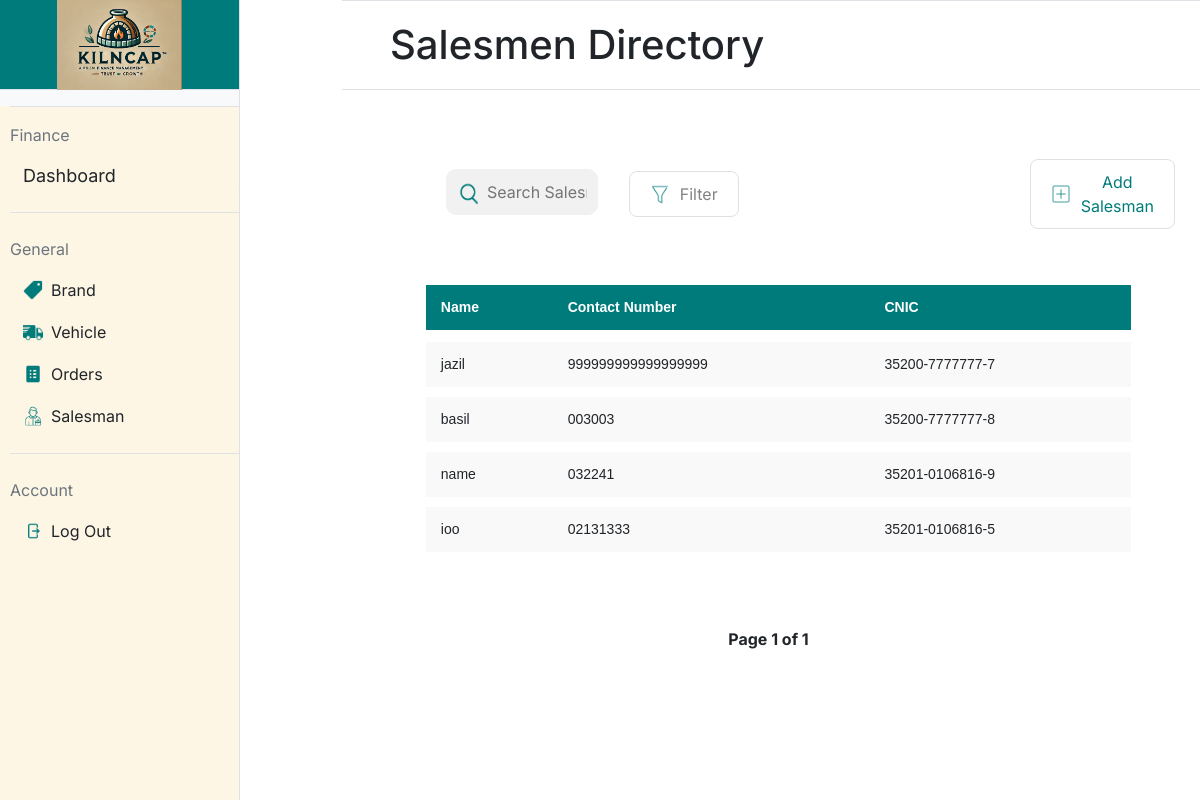
Page /salesman on the earlier database version.
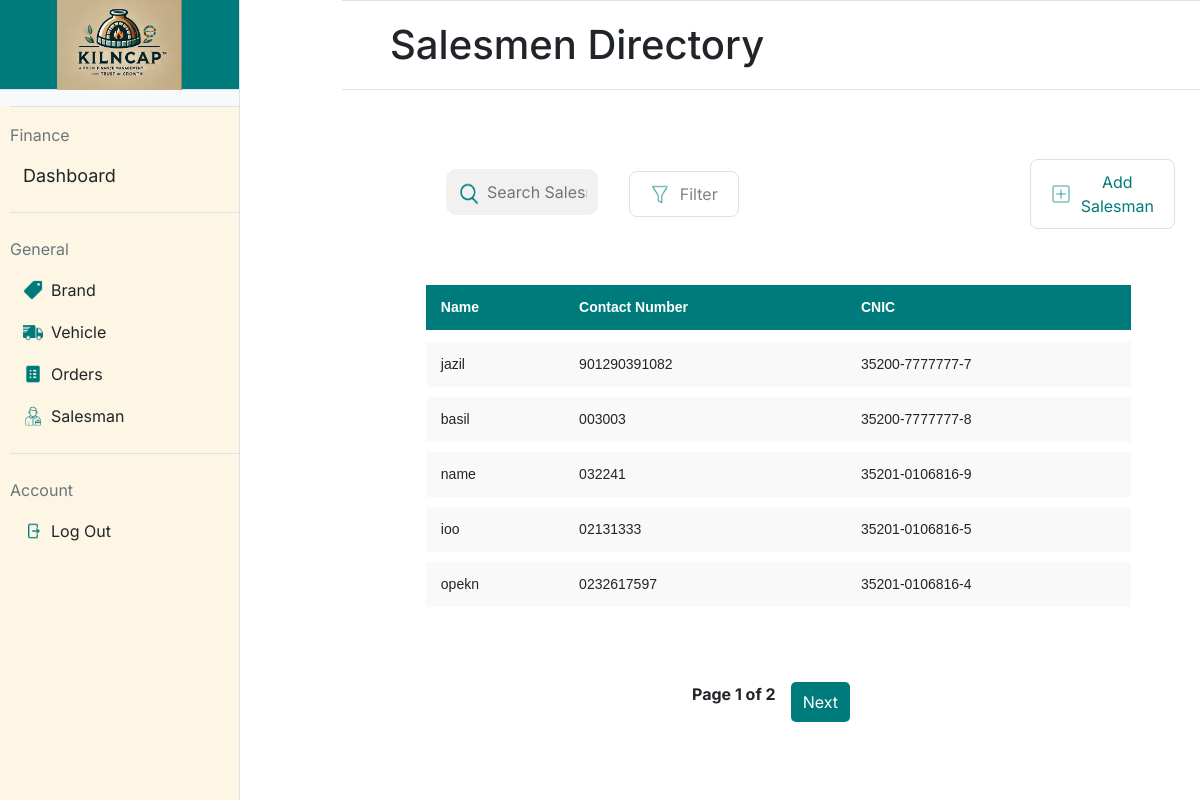
Same page on the later database version.
### app.py (models this page shows, shortened)
class Salesman(db.Model):
    __tablename__ = 'salesmen'
    id = db.Column(db.Integer, primary_key=True)  # Salesman ID (Primary Key)
    name = db.Column(db.String(100), nullable=False)  # Salesman's name
    contact_no = db.Column(db.String(15), unique=True, nullable=False)  # Salesman's contact number
    cnic = db.Column(db.String(15), unique=True, nullable=False)  # Salesman's CNIC (Computerized National Identity Card)

### app.py (the view)
@app.route('/salesman', methods=['GET'])
def salesman():
    page = request.args.get('page', 1, type=int)  # Get the current page number from the URL query parameter
    per_page = 5  # Number of salesmen to display per page
    salesmen_paginated = Salesman.query.paginate(page=page, per_page=per_page)  # Query the salesmen with pagination
    return render_template('salesman.html', salesmen=salesmen_paginated.items, pagination=salesmen_paginated)

### templates/salesman.html (shortened to what this page needs)
{% extends "base.html" %}
{% block title %}
<link rel="stylesheet" href="static/salesman.css">
{% endblock %}
{% block mainheading %}
Salesmen Directory
{% endblock %}
{% block maincontent %}
<div>
    <table style="padding-left: 5.5%;">
        <form action="{{ url_for('salesman_list_buttons') }}" method="post">
            <td style="width:40%; padding-left: 85px;">
                <div style="position: relative; width: 100%;">
                    <img src="/static/icons/search-icon.png"
                        alt="Search Icon"
                        style="position: absolute; left: 7px; top: 60%; transform: translateY(-50%); width: 30px; height: 30px;">
                    <input type="text"
                        placeholder="Search Salesman"
                        style="width: 100%; padding-left: 40px;">
                </div>
            </td>
            <td style="width:10%; padding-left: 30px; padding-top:15px">
                <button class="styled-button" name="button"
                    value="filter_salesman">
                    <img src="/static/icons/filter-icon.png" alt="Icon"
                        class="button-icon">
                    Filter
                </button>
            </td>
            <td style="padding-left: 290px; padding-top:15px">
                <button class="styled-button" name="button"
                    value="add_salesman">
                    <img src="/static/icons/add-icon.png" alt="Icon"
                        class="button-icon">
                    <div style="color:#007B7B">Add Salesman</div>
                </button>
            </td>
        </form>
    </table>
    <div style="padding: 5.5%;">
        <table class="styled-table"
            style="padding-left: 20px; width: 100%; border-collapse: separate; border-spacing: 0 10px;">
            <thead>
                <tr>
                    <th>Name</th>
                    <th>Contact Number</th>
                    <th>CNIC</th>
                </tr>
            </thead>
            <tbody>
                {% for salesman in salesmen %}
                <tr
                    data-url="{{ url_for('salesman_details', salesman_id=salesman.id) }}"
                    onclick="redirectToDetails(this)" style="cursor: pointer;">
                    <td>{{ salesman.name }}</td>
                    <td>{{ salesman.contact_no }}</td>
                    <td>{{ salesman.cnic }}</td>
                </tr>
                {% endfor %}
            </tbody>
        </table>
    </div>
    <div class="pagination">
        <span>Page {{ pagination.page }} of {{ pagination.pages }}</span>
        {% if pagination.has_next %}
        <a href="{{ url_for('salesman', page=pagination.next_num) }}">Next</a>
        {% endif %}
    </div>
</div>
{% endblock %}

Differences in the rows shown:
changed Salesman "jazil": contact_no "999999999999999999" → "901290391082"
added Salesman: name "opekn", contact_no "0232617597", cnic "35201-0106816-4"
Other differences:
{{ pagination.pages }}: "1" → "2"
text now shown: "Next"
